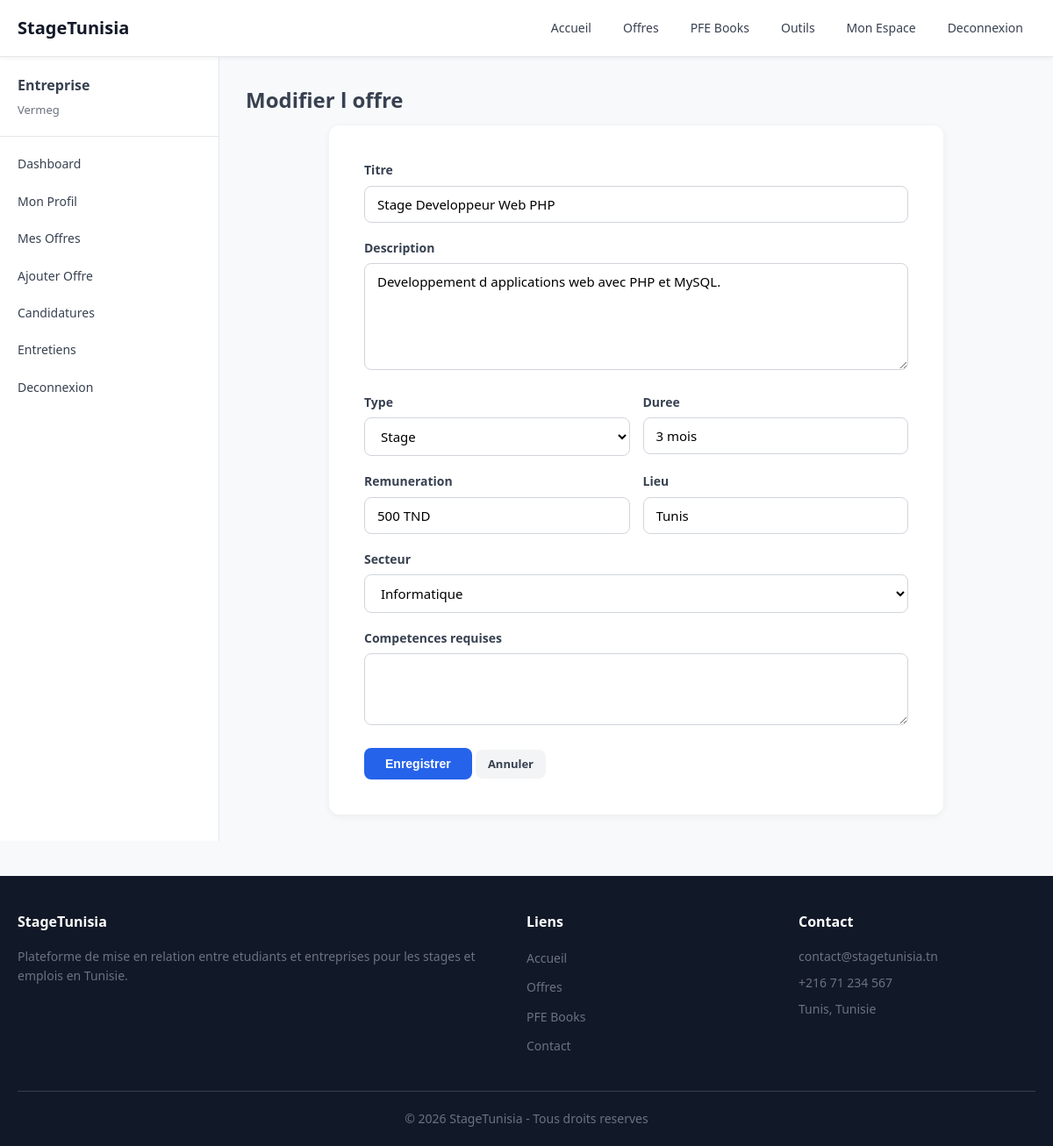
Screenshot of /entreprise/modifier-offre.php?id=1 (signed in) with the database file from the repository.
### tables this page shows
CREATE TABLE offres (
    id INT AUTO_INCREMENT PRIMARY KEY,
    entreprise_id INT NOT NULL,
    titre VARCHAR(200) NOT NULL,
    description TEXT,
    type_contrat VARCHAR(50) NOT NULL DEFAULT 'stage',
    duree VARCHAR(50) DEFAULT '',
    remuneration VARCHAR(100) DEFAULT '',
    lieu VARCHAR(100) DEFAULT '',
    secteur VARCHAR(100) DEFAULT '',
    competences_requises TEXT,
    date_publication DATETIME DEFAULT CURRENT_TIMESTAMP,
    date_expiration DATE DEFAULT NULL,
    active TINYINT(1) DEFAULT 1,
    FOREIGN KEY (entreprise_id) REFERENCES entreprises(id) ON DELETE CASCADE
);

### entreprise/modifier-offre.php (the view, shortened to what this page needs)
<?php
require_once '../config/database.php';
if (isset($_GET['id'])) { $id = $_GET['id']; } else { $id = 0; }
$req_entreprise = "SELECT id FROM entreprises WHERE utilisateur_id = ?";
$stmt_entreprise = $pdo->prepare($req_entreprise);
$stmt_entreprise->execute([$_SESSION['user_id']]);
$entreprise = $stmt_entreprise->fetch();
$req_offre = "SELECT * FROM offres WHERE id = ? AND entreprise_id = ?";
$stmt_offre = $pdo->prepare($req_offre);
$stmt_offre->execute([$id, $entreprise['id']]);
$offre = $stmt_offre->fetch();
include '../includes/header.php';
?>
<div class="dashboard-layout">
<?php include '../includes/sidebar_entreprise.php'; ?>
<div class="dashboard-content">
    <h2><?= icon('edit') ?> Modifier l offre</h2>
    <form method="POST" class="form-container form-container-wide">
        <div class="form-group"><label>Titre</label><input type="text" name="titre" value="<?= htmlspecialchars($offre['titre']) ?>" required></div>
        <div class="form-group"><label>Description</label><textarea name="description" rows="5"><?= htmlspecialchars($offre['description']) ?></textarea></div>
        <div class="form-row">
            <div class="form-group"><label>Type</label>
                <select name="type_contrat">
                    <option value="stage" <?= $offre['type_contrat'] === 'stage' ? 'selected' : '' ?>>Stage</option>
                </select>
            </div>
            <div class="form-group"><label>Duree</label><input type="text" name="duree" value="<?= htmlspecialchars($offre['duree']) ?>"></div>
        </div>
        <div class="form-row">
            <div class="form-group"><label>Remuneration</label><input type="text" name="remuneration" value="<?= htmlspecialchars($offre['remuneration']) ?>"></div>
            <div class="form-group"><label>Lieu</label><input type="text" name="lieu" value="<?= htmlspecialchars($offre['lieu']) ?>"></div>
        </div>
        <div class="form-group"><label>Secteur</label>
            <select name="secteur">
                <?php foreach (['Informatique','Finance','Telecom','Marketing','IA','Securite','DevOps','Tech'] as $s): ?>
                <option value="<?= $s ?>" <?= $offre['secteur'] === $s ? 'selected' : '' ?>><?= $s ?></option>
                <?php endforeach; ?>
            </select>
        </div>
        <div class="form-group"><label>Competences requises</label><textarea name="competences" rows="3"><?= htmlspecialchars($offre['competences_requises']) ?></textarea></div>
        <button type="submit" class="btn btn-primary"><?= icon('edit') ?> Enregistrer</button>
        <a href="offres.php" class="btn btn-sm">Annuler</a>
    </form>
</div>
<?php include '../includes/footer.php'; ?></div>

### css/style.css (style rules this page uses)
:root { --primary: #2563eb; --primary-dark: #1d4ed8; --primary-light: #dbeafe; --secondary: #0d9488; --danger: #dc2626; --warning: #d97706; --success: #059669; --gray-50: #f8f9fa; --gray-100: #f3f4f6; --gray-200: #e5e7eb; --gray-300: #d1d5db; --gray-500: #6b7280; --gray-600: #4b5563; --gray-700: #374151; --gray-900: #111827; --white: #fff; --shadow: 0 2px 8px rgba(0,0,0,0.06); --shadow-lg: 0 4px 16px rgba(0,0,0,0.1); --radius: 8px; --radius-lg: 12px; }
* { margin: 0; padding: 0; box-sizing: border-box; }
html { scroll-behavior: smooth; }
body { font-family: 'Segoe UI', Tahoma, Geneva, Verdana, sans-serif; color: var(--gray-700); background: var(--gray-50); line-height: 1.6; }
a { color: var(--primary); text-decoration: none; }
.btn { display: inline-flex; align-items: center; gap: 8px; padding: 10px 24px; border-radius: var(--radius); font-weight: 600; font-size: 14px; cursor: pointer; border: none; transition: 0.3s; }
.btn-primary { background: var(--primary); color: var(--white); }
.btn-sm { padding: 6px 14px; font-size: 13px; background: var(--gray-100); color: var(--gray-700); }
.form-container { max-width: 500px; margin: 0 auto; background: var(--white); padding: 40px; border-radius: var(--radius-lg); box-shadow: var(--shadow); }
.form-container-wide { max-width: 700px; }
.form-group { margin-bottom: 18px; }
.form-group label { display: block; font-weight: 600; margin-bottom: 6px; font-size: 14px; color: var(--gray-700); }
.form-group input, .form-group select, .form-group textarea { width: 100%; padding: 10px 14px; border: 1px solid var(--gray-300); border-radius: var(--radius); font-size: 15px; font-family: inherit; background: var(--white); transition: 0.2s; }
.form-group textarea { resize: vertical; }
.form-row { display: flex; gap: 15px; }
.form-row .form-group { flex: 1; }
.dashboard-layout { display: flex; }
.dashboard-content { flex: 1; padding: 30px; max-width: calc(100% - 250px); }
.dashboard-content h2 { margin-bottom: 10px; display: flex; align-items: center; gap: 10px; }

### rows the page displays
offres: titre "Stage Developpeur Web PHP", description "Developpement d applications web avec PHP et MySQL.", type_contrat "Stage", duree "3 mois", remuneration "500 TND", lieu "Tunis", secteur "Informatique"

### other values shown
$_SESSION['user_nom'] "Vermeg"
